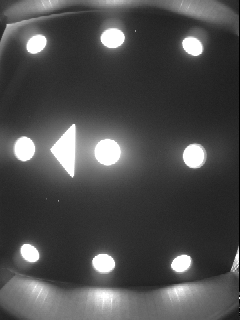
#> input picture auto_calibration_new/automatic_point_detection/wip_dataset/rgb/hydra_1.png, 240 x 320 px; the run also reads 1 picture not shown here
$ jupyter execute --allow-errors rgb_test_wip.ipynb
#> lines starting #> are read from the running program, lines starting #| are printed output that depends on the picture; after the words box and inside, x2 and y2 are one past the last pixel; in counts of white or black regions, pixels touching at a corner belong together
#> in test_image, bgr_image is the input picture: shape (320, 240, 3); min 0, max 255, mean 77.3
[cell 1]
import math

import cv2
import numpy as np
import matplotlib.pyplot as plt
import imutils


MINIMAL_RGB_CONTOUR_AREA = 20
MAXIMAL_RGB_CONTOUR_AREA = 1000
FULFILMENT_RGB_THRESHOLD = 0.4

NUMBER_OF_CALIBRATION_POINTS = 9
NUMBER_OF_CP_WITH_TRIANGLE = 10


def find_calibration_points_on_rgb_photo(image):
    image_8u = np.uint8(image)
    image_rgb = cv2.cvtColor(image_8u, cv2.COLOR_GRAY2RGB)

    kernel = (3, 3)
    image_8u = cv2.GaussianBlur(image_8u, kernel, 0)

    image_8u = cv2.normalize(image_8u, None, alpha=0, beta=255, norm_type=cv2.NORM_MINMAX)

    image_rgb = cv2.cvtColor(image_8u, cv2.COLOR_GRAY2RGB)

    _, thresh = cv2.threshold(image_8u, 250, 255, cv2.THRESH_BINARY)
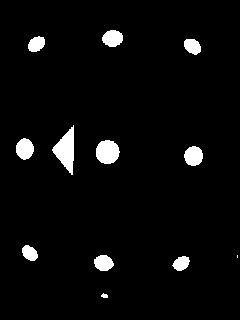
#> thresh: shape (320, 240); 3.9% white; 12 white regions (1 under 20 px), largest, box (x1, y1, x2, y2) and area: (52, 125, 74, 175) 591, (96, 140, 120, 164) 453, (16, 138, 34, 160) 298

    thresh_rgb = cv2.cvtColor(thresh, cv2.COLOR_GRAY2RGB)
#> thresh_rgb: shape (320, 240, 3); 3.9% white; 12 white regions (1 under 20 px)

    contours = cv2.findContours(
        thresh, cv2.RETR_EXTERNAL, cv2.CHAIN_APPROX_SIMPLE)
#> contours = 12 contours, 2 with area under 20; largest, box (x1, y1, x2, y2) and area: (52, 125, 74, 175) 538, (96, 140, 120, 164) 418, (16, 138, 34, 160) 271, (184, 146, 203, 166) 268, (102, 30, 123, 47) 247
    contours = imutils.grab_contours(contours)

    correct_contours = []

    # we now want to filter out noise
    for c in contours:
        is_correct_contour = validate_contour(c, MINIMAL_RGB_CONTOUR_AREA, MAXIMAL_RGB_CONTOUR_AREA, FULFILMENT_RGB_THRESHOLD)
        if is_correct_contour:
            correct_contours.append(c)
            (x, y), _ = cv2.minEnclosingCircle(c)
            cv2.circle(image_rgb, (int(x), int(y)), 0, (0, 0, 255), 10)
#> this loop made 12 passes
#> (percentage_of_fulfilment in validate_contour, is_correct_contour) on passes 2, 4, 5, 6, 7, 8, 9, 10, 11, 12: (0.644, True), (0.701, True), (0.676, True), (0.879, True), (0.911, True), (0.775, True), (0.285, False), (0.656, True), (0.63, True), (0.74, True)
#| Circle: center (180, 261), area 253.08 div contour_area 163.0 = 0.64
#| Circle: center (103, 262), area 311.81 div contour_area 218.5 = 0.7
#| Circle: center (29, 252), area 240.34 div contour_area 162.5 = 0.68
#| Circle: center (193, 155), area 305.53 div contour_area 268.5 = 0.88
#| Circle: center (107, 151), area 459.47 div contour_area 418.5 = 0.91
#| Circle: center (24, 148), area 349.51 div contour_area 271.0 = 0.78
#| Circle: center (192, 46), area 279.61 div contour_area 183.5 = 0.66
#| Circle: center (36, 43), area 286.68 div contour_area 180.5 = 0.63
#> (further printed lines are left out)
#> image_rgb: shape (320, 240, 3); mean B, G, R 63.1, 63.1, 65.5
#> after the loop, correct_contours = 9 contours; largest, box (x1, y1, x2, y2) and area: (96, 140, 120, 164) 418, (16, 138, 34, 160) 271, (184, 146, 203, 166) 268, (102, 30, 123, 47) 247, (94, 255, 114, 271) 218

    # In case of small reflections on box walls
    if len(correct_contours) > NUMBER_OF_CP_WITH_TRIANGLE:
        correct_contours.sort(key=lambda contour: calculate_precentage_of_fulfilment(contour), reverse=True)
        correct_contours = correct_contours[:NUMBER_OF_CP_WITH_TRIANGLE]

    coordinates = []

    for c in correct_contours:
        (cX, cY), _ = cv2.minEnclosingCircle(c)
        coordinates.append((int(cX), int(cY)))
#> this loop made 9 passes
#> (cX, cY) on passes 1 to 9: (180.3, 261.7), (103.5, 262), (29.5, 252.5), (193, 155.5), (107, 151.5), (24, 148.5), (192, 46), (36, 43.5), (112, 37.5)
#> after the loop, coordinates = [(180, 261), (103, 262), (29, 252), (193, 155), (107, 151), (24, 148), (192, 46), (36, 43), (112, 37)]

    if len(coordinates) == NUMBER_OF_CALIBRATION_POINTS or len(coordinates) == NUMBER_OF_CP_WITH_TRIANGLE:

        if len(coordinates) == NUMBER_OF_CALIBRATION_POINTS:
            coordinates = sort_calibration_points(coordinates)
#> coordinates = [(36, 43), (112, 37), (192, 46), (24, 148), (107, 151), (193, 155), (29, 252), (103, 262), (180, 261)]
        elif len(coordinates) == NUMBER_OF_CP_WITH_TRIANGLE:
            coordinates = sort_calibration_points_remove_triangle(coordinates)

    for x, y in coordinates:
        cv2.circle(image_rgb, (x, y), 0, (0, 255, 0), 5)
#> this loop made 9 passes
#> image_rgb: shape (320, 240, 3); mean B, G, R 63.1, 63.9, 64.6

    return coordinates, image_rgb, thresh_rgb


def calculate_precentage_of_fulfilment(contour):
    contour_area = cv2.contourArea(contour)

    _, r = cv2.minEnclosingCircle(contour)

    circle_area = math.pi*r*r

    return contour_area/circle_area


def validate_contour(contour, minimal_size: int, maximal_size: int, fulfilment_threshold: float):
    """Check if contour has correct shape and size

    Args:
        contour (cv2.Mat): validated contour
        minimal_size (int): minimal area of contour
        maximal_size (int): maximal area of contour
        fulfilment_threshold (float): values <0,1> - accept shapes that are more similar to circle than this value

    Returns:
        True if contour is valid, False otherwise
    """

    contour_area = cv2.contourArea(contour)

    (x, y), r = cv2.minEnclosingCircle(contour)

    circle_area = math.pi*r*r

    percentage_of_fulfilment = calculate_precentage_of_fulfilment(contour)

    if minimal_size <= contour_area <= maximal_size and percentage_of_fulfilment >= fulfilment_threshold:
        print(f"Circle: center ({int(x)}, {int(y)}), area {round(circle_area,2)} div contour_area {round(contour_area,2)} = {round(percentage_of_fulfilment,2)}")

    return minimal_size <= contour_area <= maximal_size and percentage_of_fulfilment >= fulfilment_threshold


def sort_calibration_points(points: list[(int, int)]):
    """ Sort array so points are in a following order:
        1 2 3
        4 5 6
        7 8 9
    Args:
        points (list[(int, int)]): list of points to be sorted
    Returns:
        points - sorted points
    """
    points.sort(key=lambda coordinate: coordinate[1])
    points[0:3] = sorted(points[0:3], key=lambda coordinate: coordinate[0])
    points[3:6] = sorted(points[3:6], key=lambda coordinate: coordinate[0])
    points[6:9] = sorted(points[6:9], key=lambda coordinate: coordinate[0])
    return points


def sort_calibration_points_remove_triangle(points: list[(int, int)]):
    """ Sort array so points are in a following order:
        1 2 3
        4 5 6 7
        8 9 10
        Then remove point 5 (triangle)
    Args:
        points (list[(int, int)]): list of points to be sorted
    Returns:
        points - sorted points
    """
    points.sort(key=lambda coordinate: coordinate[1])
    points[0:3] = sorted(points[0:3], key=lambda coordinate: coordinate[0])
    points[3:7] = sorted(points[3:7], key=lambda coordinate: coordinate[0])
    points[7:10] = sorted(points[7:10], key=lambda coordinate: coordinate[0])
    points.pop(4)
    return points


def test_image(path):
    print(path)

    bgr_image = cv2.imread(path, cv2.IMREAD_COLOR)

    image_gray = cv2.cvtColor(bgr_image, cv2.COLOR_BGR2GRAY)

    image_rgb = cv2.cvtColor(bgr_image, cv2.COLOR_BGR2RGB)

    coords, marked_image_rgb, thresh_rgb = find_calibration_points_on_rgb_photo(image_gray)
#> coords has the same summary as coordinates in find_calibration_points_on_rgb_photo

    fig1, axs1 = plt.subplots(1, 3, figsize=(15,20))

    fig1.tight_layout()


    axs1[0].set_title("Input image")
    axs1[1].set_title("Marked image")
    axs1[2].set_title("Image after thresholding")

    axs1[0].imshow(image_rgb)
    axs1[1].imshow(marked_image_rgb)
    axs1[2].imshow(thresh_rgb, cmap='gray')


    plt.show()
#> figure, not shown here; B, G, R data is drawn as R, G, B

test_image('wip_dataset/rgb/hydra_1.png')
test_image('wip_dataset/rgb/hydra_3.png')
#> call 2 of test_image, with path = 'wip_dataset/rgb/hydra_3.png'
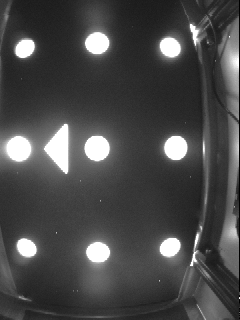
#> input picture auto_calibration_new/automatic_point_detection/wip_dataset/rgb/hydra_3.png, 240 x 320 px
#> in test_image, bgr_image is the input picture: shape (320, 240, 3); min 0, max 255, mean 73.6
#> in find_calibration_points_on_rgb_photo (call 2), `_, thresh = cv2.threshold(image_8u, 250, 255, cv2.THRESH_BINARY)`: thresh: shape (320, 240); 4.2% white; 12 white regions (1 under 20 px), largest, box (x1, y1, x2, y2) and area: (46, 125, 67, 172) 556, (86, 137, 108, 160) 403, (8, 137, 30, 160) 395
#> in find_calibration_points_on_rgb_photo (call 2), `thresh_rgb = cv2.cvtColor(thresh, cv2.COLOR_GRAY2RGB)`: thresh_rgb: shape (320, 240, 3); 4.2% white; 12 white regions (1 under 20 px)
#> in find_calibration_points_on_rgb_photo (call 2), `contours = cv2.findContours( thresh, cv2.RETR_EXTERNAL, cv2.CHAIN_APPR..`: contours = 12 contours, 2 with area under 20; largest, box (x1, y1, x2, y2) and area: (46, 125, 67, 172) 506, (86, 137, 108, 160) 370, (8, 137, 30, 160) 364, (166, 137, 186, 159) 317, (86, 33, 108, 53) 288
#> the loop in find_calibration_points_on_rgb_photo (call 2), `for c in contours:` made 12 passes
#> (percentage_of_fulfilment in validate_contour, is_correct_contour) on passes 1, 2, 3, 4, 5, 6, 7, 9, 10, 11: (0.794, True), (0.693, True), (0.725, True), (0.846, True), (0.868, True), (0.898, True), (0.304, False), (0.689, True), (0.782, True), (0.813, True)
#| Circle: center (97, 252), area 330.0 div contour_area 262.0 = 0.79
#| Circle: center (26, 247), area 255.26 div contour_area 177.0 = 0.69
#| Circle: center (169, 246), area 271.75 div contour_area 197.0 = 0.72
#| Circle: center (175, 147), area 374.8 div contour_area 317.0 = 0.85
#| Circle: center (96, 147), area 425.87 div contour_area 369.5 = 0.87
#| Circle: center (18, 148), area 404.73 div contour_area 363.5 = 0.9
#| Circle: center (24, 48), area 255.26 div contour_area 176.0 = 0.69
#| Circle: center (169, 46), area 273.81 div contour_area 214.0 = 0.78
#> (further printed lines are left out)
#> after the loop in find_calibration_points_on_rgb_photo (call 2), `for c in contours:`: image_rgb: shape (320, 240, 3); mean B, G, R 60, 60, 62.4
#> after the loop in find_calibration_points_on_rgb_photo (call 2), `for c in contours:`: correct_contours = 9 contours; largest, box (x1, y1, x2, y2) and area: (86, 137, 108, 160) 370, (8, 137, 30, 160) 364, (166, 137, 186, 159) 317, (86, 33, 108, 53) 288, (88, 243, 109, 261) 262
#> the loop in find_calibration_points_on_rgb_photo (call 2), `for c in correct_contours:` made 9 passes
#> (cX, cY) on passes 1 to 9: (97.8, 252), (26.5, 247), (169.5, 246.5), (175.8, 147.4), (96.5, 147.7), (18.5, 148.1), (24.5, 48), (169.8, 46.98), (96.57, 43)
#> the loop in find_calibration_points_on_rgb_photo (call 2), `for x, y in coordinates:` made 9 passes
#> (x, y) on passes 1 to 9: (24, 48), (96, 43), (169, 46), (18, 148), (96, 147), (175, 147), (26, 247), (97, 252), (169, 246)
#> after the loop in find_calibration_points_on_rgb_photo (call 2), `for x, y in coordinates:`: image_rgb: shape (320, 240, 3); mean B, G, R 60, 60.8, 61.5
#> in test_image (call 2), `coords, marked_image_rgb, thresh_rgb = find_calibration_points_on_rgb_..`: coords = [(24, 48), (96, 43), (169, 46), (18, 148), (96, 147), (175, 147), (26, 247), (97, 252), (169, 246)]
test_image('wip_dataset/rgb/hydra_4.png')
#> call 3 of test_image, with path = 'wip_dataset/rgb/hydra_4.png'
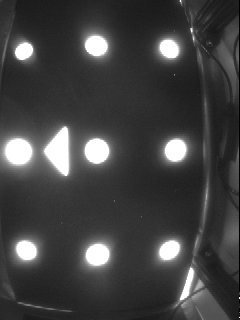
#> input picture auto_calibration_new/automatic_point_detection/wip_dataset/rgb/hydra_4.png, 240 x 320 px
#> in test_image, bgr_image is the input picture: shape (320, 240, 3); min 0, max 255, mean 66
#> in find_calibration_points_on_rgb_photo (call 3), `_, thresh = cv2.threshold(image_8u, 250, 255, cv2.THRESH_BINARY)`: thresh: shape (320, 240); 4.1% white; 11 white regions, largest, box (x1, y1, x2, y2) and area: (46, 129, 67, 174) 584, (7, 140, 31, 163) 442, (86, 140, 108, 162) 381
#> in find_calibration_points_on_rgb_photo (call 3), `thresh_rgb = cv2.cvtColor(thresh, cv2.COLOR_GRAY2RGB)`: thresh_rgb: shape (320, 240, 3); 4.1% white; 11 white regions
#> in find_calibration_points_on_rgb_photo (call 3), `contours = cv2.findContours( thresh, cv2.RETR_EXTERNAL, cv2.CHAIN_APPR..`: contours = 11 contours; largest, box (x1, y1, x2, y2) and area: (46, 129, 67, 174) 537, (7, 140, 31, 163) 408, (86, 140, 108, 162) 350, (87, 245, 108, 264) 286, (166, 141, 185, 160) 255
#> the loop in find_calibration_points_on_rgb_photo (call 3), `for c in contours:` made 11 passes
#> (percentage_of_fulfilment in validate_contour, is_correct_contour) on passes 1 to 11: (0.088, False), (0.837, True), (0.659, True), (0.749, True), (0.86, True), (0.925, True), (0.909, True), (0.352, False), (0.742, True), (0.722, True), (0.804, True)
#| Circle: center (97, 254), area 342.44 div contour_area 286.5 = 0.84
#| Circle: center (169, 249), area 296.1 div contour_area 195.0 = 0.66
#| Circle: center (26, 250), area 267.04 div contour_area 200.0 = 0.75
#| Circle: center (175, 149), area 296.51 div contour_area 255.0 = 0.86
#| Circle: center (96, 150), area 378.57 div contour_area 350.0 = 0.92
#| Circle: center (18, 151), area 449.17 div contour_area 408.5 = 0.91
#| Circle: center (23, 50), area 193.38 div contour_area 143.5 = 0.74
#| Circle: center (168, 49), area 246.39 div contour_area 178.0 = 0.72
#> (further printed lines are left out)
#> after the loop in find_calibration_points_on_rgb_photo (call 3), `for c in contours:`: image_rgb: shape (320, 240, 3); mean B, G, R 52.7, 52.7, 55.1
#> after the loop in find_calibration_points_on_rgb_photo (call 3), `for c in contours:`: correct_contours = 9 contours; largest, box (x1, y1, x2, y2) and area: (7, 140, 31, 163) 408, (86, 140, 108, 162) 350, (87, 245, 108, 264) 286, (166, 141, 185, 160) 255, (86, 37, 106, 55) 240
#> the loop in find_calibration_points_on_rgb_photo (call 3), `for c in correct_contours:` made 9 passes
#> (cX, cY) on passes 1 to 9: (97, 254), (169, 249.5), (26, 250), (175.2, 149.8), (96.5, 150.5), (18.23, 151.1), (23.45, 50.55), (168.3, 49.21), (95.7, 46.03)
#> after the loop in find_calibration_points_on_rgb_photo (call 3), `for c in correct_contours:`: coordinates = [(97, 254), (169, 249), (26, 250), (175, 149), (96, 150), (18, 151), (23, 50), (168, 49), (95, 46)]
#> in find_calibration_points_on_rgb_photo (call 3), `coordinates = sort_calibration_points(coordinates)`: coordinates = [(23, 50), (95, 46), (168, 49), (18, 151), (96, 150), (175, 149), (26, 250), (97, 254), (169, 249)]
#> the loop in find_calibration_points_on_rgb_photo (call 3), `for x, y in coordinates:` made 9 passes
#> after the loop in find_calibration_points_on_rgb_photo (call 3), `for x, y in coordinates:`:
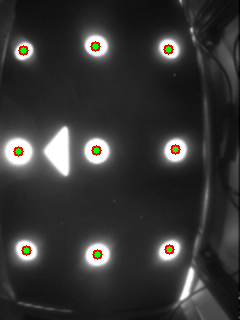
#> image_rgb: shape (320, 240, 3); mean B, G, R 52.7, 53.6, 54.3
#> in test_image (call 3), `coords, marked_image_rgb, thresh_rgb = find_calibration_points_on_rgb_..`: coords has the same summary as coordinates in find_calibration_points_on_rgb_photo
test_image('wip_dataset/rgb/hydra_5.png')
#> call 4 of test_image, with path = 'wip_dataset/rgb/hydra_5.png'
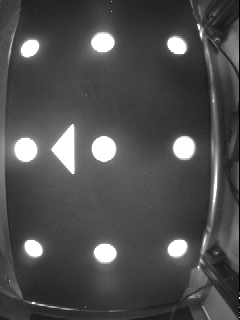
#> input picture auto_calibration_new/automatic_point_detection/wip_dataset/rgb/hydra_5.png, 240 x 320 px
#> in test_image, bgr_image is the input picture: shape (320, 240, 3); min 0, max 255, mean 77.3
#> in find_calibration_points_on_rgb_photo (call 4), `_, thresh = cv2.threshold(image_8u, 250, 255, cv2.THRESH_BINARY)`: thresh: shape (320, 240); 3.5% white; 11 white regions (1 under 20 px), largest, box (x1, y1, x2, y2) and area: (53, 126, 73, 172) 488, (93, 137, 114, 161) 383, (16, 139, 36, 160) 335
#> in find_calibration_points_on_rgb_photo (call 4), `thresh_rgb = cv2.cvtColor(thresh, cv2.COLOR_GRAY2RGB)`: thresh_rgb: shape (320, 240, 3); 3.5% white; 11 white regions (1 under 20 px)
#> in find_calibration_points_on_rgb_photo (call 4), `contours = cv2.findContours( thresh, cv2.RETR_EXTERNAL, cv2.CHAIN_APPR..`: contours = 11 contours, 1 with area under 20; largest, box (x1, y1, x2, y2) and area: (53, 126, 73, 172) 438, (93, 137, 114, 161) 352, (16, 139, 36, 160) 305, (175, 138, 193, 157) 252, (93, 35, 113, 51) 234
#> the loop in find_calibration_points_on_rgb_photo (call 4), `for c in contours:` made 11 passes
#> (percentage_of_fulfilment in validate_contour, is_correct_contour) on passes 1, 2, 3, 5, 6, 7, 8, 9, 10, 11: (0.753, True), (0.671, True), (0.632, True), (0.869, True), (0.867, True), (0.841, True), (0.276, False), (0.688, True), (0.69, True), (0.772, True)
#| Circle: center (104, 253), area 296.1 div contour_area 223.0 = 0.75
#| Circle: center (177, 247), area 245.84 div contour_area 165.0 = 0.67
#| Circle: center (32, 247), area 229.35 div contour_area 145.0 = 0.63
#| Circle: center (25, 148), area 351.0 div contour_area 305.0 = 0.87
#| Circle: center (183, 147), area 290.6 div contour_area 252.0 = 0.87
#| Circle: center (103, 148), area 418.62 div contour_area 352.0 = 0.84
#| Circle: center (29, 48), area 217.97 div contour_area 150.0 = 0.69
#| Circle: center (176, 46), area 232.48 div contour_area 160.5 = 0.69
#> (further printed lines are left out)
#> after the loop in find_calibration_points_on_rgb_photo (call 4), `for c in contours:`:
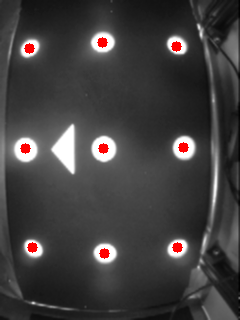
#> image_rgb: shape (320, 240, 3); mean B, G, R 63.1, 63.1, 65.5
#> after the loop in find_calibration_points_on_rgb_photo (call 4), `for c in contours:`: correct_contours = 9 contours; largest, box (x1, y1, x2, y2) and area: (93, 137, 114, 161) 352, (16, 139, 36, 160) 305, (175, 138, 193, 157) 252, (93, 35, 113, 51) 234, (95, 245, 115, 261) 223
#> the loop in find_calibration_points_on_rgb_photo (call 4), `for c in correct_contours:` made 9 passes
#> (cX, cY) on passes 1 to 9: (104.5, 253), (177, 247.5), (32.96, 248), (25.5, 149), (183.5, 147.5), (103, 148.5), (29.8, 48.2), (176, 46), (102.5, 42.5)
#> after the loop in find_calibration_points_on_rgb_photo (call 4), `for c in correct_contours:`: coordinates = [(104, 253), (177, 247), (32, 247), (25, 148), (183, 147), (103, 148), (29, 48), (176, 46), (102, 42)]
#> in find_calibration_points_on_rgb_photo (call 4), `coordinates = sort_calibration_points(coordinates)`: coordinates = [(29, 48), (102, 42), (176, 46), (25, 148), (103, 148), (183, 147), (32, 247), (104, 253), (177, 247)]
#> the loop in find_calibration_points_on_rgb_photo (call 4), `for x, y in coordinates:` made 9 passes
#> after the loop in find_calibration_points_on_rgb_photo (call 4), `for x, y in coordinates:`:
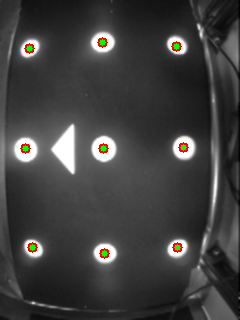
#> image_rgb: shape (320, 240, 3); 0.34% of pixels changed, all inside (x1, y1, x2, y2) = (22, 39, 187, 257)
#> in test_image (call 4), `coords, marked_image_rgb, thresh_rgb = find_calibration_points_on_rgb_..`: coords has the same summary as coordinates in find_calibration_points_on_rgb_photo
test_image('wip_dataset/rgb/hydra_6.png')
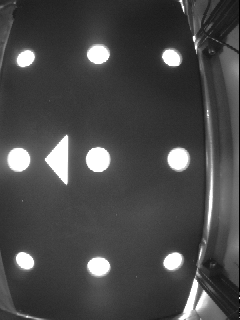
#> input picture auto_calibration_new/automatic_point_detection/wip_dataset/rgb/hydra_6.png, 240 x 320 px
#> in test_image, bgr_image is the input picture: shape (320, 240, 3); min 0, max 255, mean 72.2
#> in find_calibration_points_on_rgb_photo (call 5), `_, thresh = cv2.threshold(image_8u, 250, 255, cv2.THRESH_BINARY)`:
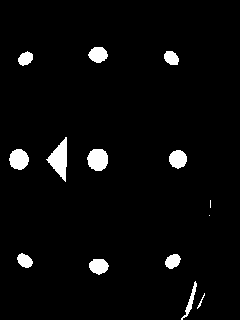
#> thresh: shape (320, 240); 3.6% white; 14 white regions (2 under 20 px), largest, box (x1, y1, x2, y2) and area: (46, 137, 67, 182) 485, (87, 149, 108, 171) 372, (9, 149, 29, 170) 320
#> in find_calibration_points_on_rgb_photo (call 5), `thresh_rgb = cv2.cvtColor(thresh, cv2.COLOR_GRAY2RGB)`: thresh_rgb: shape (320, 240, 3); 3.6% white; 14 white regions (2 under 20 px)
#> in find_calibration_points_on_rgb_photo (call 5), `contours = cv2.findContours( thresh, cv2.RETR_EXTERNAL, cv2.CHAIN_APPR..`: contours = 14 contours, 3 with area under 20; largest, box (x1, y1, x2, y2) and area: (46, 137, 67, 182) 436, (87, 149, 108, 171) 340, (9, 149, 29, 170) 291, (169, 150, 187, 169) 234, (89, 259, 109, 275) 213
#> the loop in find_calibration_points_on_rgb_photo (call 5), `for c in contours:` made 14 passes
#> (percentage_of_fulfilment in validate_contour, is_correct_contour) on passes 2 to 5: (0.0823, False), (0.731, True), (0.711, True), (0.684, True)
#| Circle: center (98, 265), area 291.41 div contour_area 213.0 = 0.73
#| Circle: center (172, 260), area 211.68 div contour_area 150.5 = 0.71
#| Circle: center (24, 260), area 211.28 div contour_area 144.5 = 0.68
#| Circle: center (177, 158), area 263.64 div contour_area 234.0 = 0.89
#| Circle: center (97, 159), area 397.53 div contour_area 339.5 = 0.85
#| Circle: center (18, 159), area 333.8 div contour_area 291.0 = 0.87
#| Circle: center (171, 57), area 227.77 div contour_area 141.5 = 0.62
#| Circle: center (25, 58), area 196.35 div contour_area 136.5 = 0.7
#> (further printed lines are left out)
#> after the loop in find_calibration_points_on_rgb_photo (call 5), `for c in contours:`:
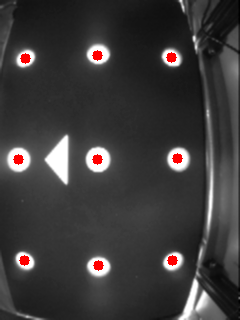
#> image_rgb: shape (320, 240, 3); mean B, G, R 58.5, 58.5, 60.9
#> the loop in find_calibration_points_on_rgb_photo (call 5), `for c in correct_contours:` made 9 passes
#> the loop in find_calibration_points_on_rgb_photo (call 5), `for x, y in coordinates:` made 9 passes
#> (x, y) on passes 1 to 9: (25, 58), (97, 55), (171, 57), (18, 159), (97, 159), (177, 158), (24, 260), (98, 265), (172, 260)
test_image('wip_dataset/rgb/hub_1.png')
#> (the rest of this cell did not finish here and is left out)
